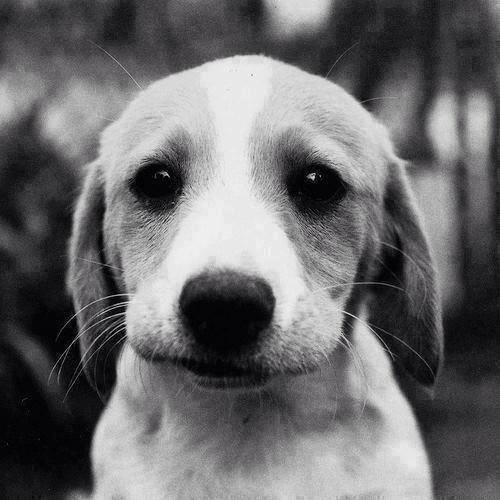
%> input picture ejercicios_clases/Transformaciones_geometricas/p.jpg, 500 x 500 px
$ octave imagen_cortada_tercera_forma.m   (GNU Octave 9; MATLAB toolbox functions it lacks are replaced by stand-ins)
%> lines starting %> are read from the running program, lines starting %| are printed output that depends on the picture
[Filename Path]=uigetfile('*.jpg','abrir imagen');
%> the answer given: Transformaciones_geometricas/p.jpg
if isequal(Filename,0)
    return;
else
    a=imread(strcat(Path,Filename));%a es tipo imagen uint8
%> a is the input picture: size 500x500x3 uint8; mean R, G, B 107.5, 107.1, 108.5
    fi=input('ingrese la fila de inicio');
%> the answer given: 3
    ff=input('ingrese la fila de fin');
%> the answer given: 3
    ci=input('ingrese la columna de inicio');
%> the answer given: 3
    cf=input('ingrese la fila de fin');
%> the answer given: 3
    a1=im2double(a);
    b=a1(fi:ff,ci:cf,1:3);
%> b = [0.247 0.247 0.255]
    b=im2uint8(b);
%> b = [63 63 65]
    subplot(1,2,1);
    imshow(a);
    title('Imagen Original');
    subplot(1,2,2);
    imshow(b);
    title('Imagen Cortada');
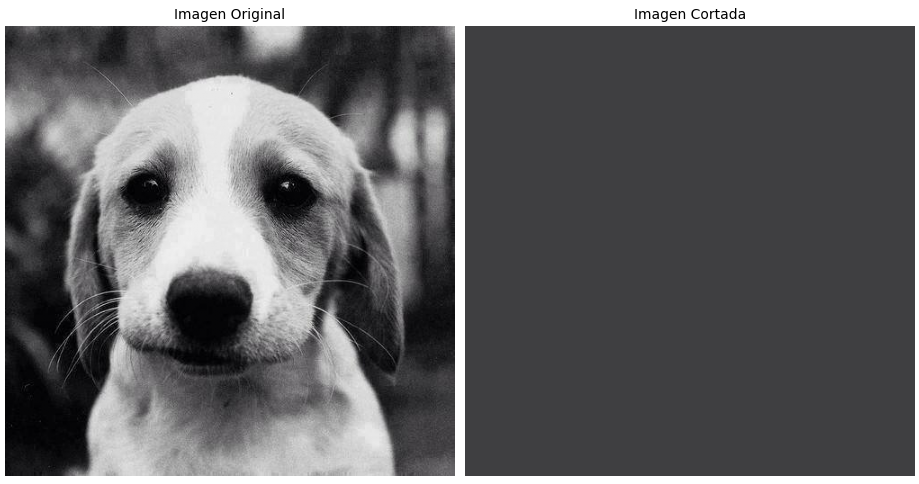
%> figure redrawn from the program's plot data, 2 panels
end
